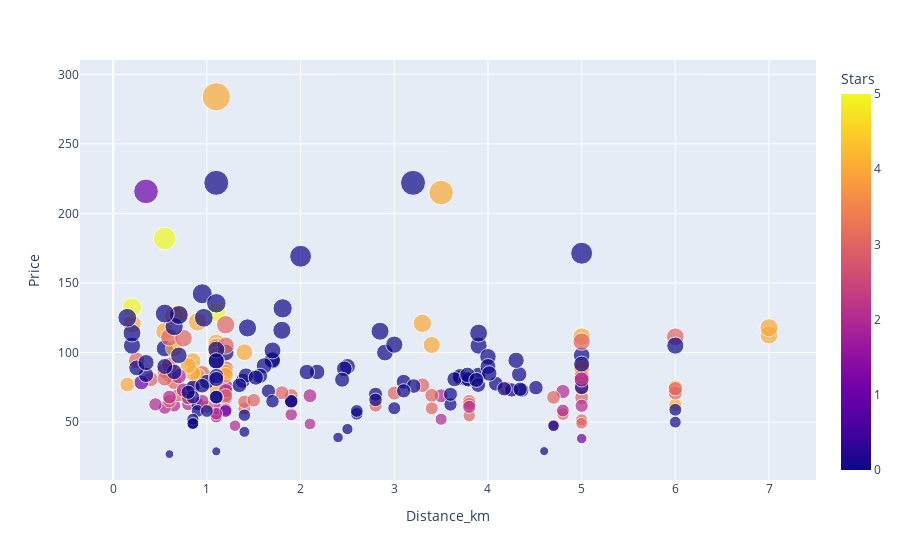

The code cell stored with this chart in its notebook:
### Code cell
import plotly.express as px
#df = px.data.iris()
fig = px.scatter(toulousedf_distance, x="Distance_km", y="Price", color="Stars",
                 size='Price')
fig.show()

### Figure 1 — Plotly figure (JSON) as saved in the notebook; plotly's stock layout.template omitted (floating-point values rounded to 4 significant figures; data arrays with more than 128 entries replaced by an {"elided": "..."} marker saying what was removed)
{"data": [{"hovertemplate": "Distance_km=%{x}<br>Price=%{marker.size}<br>Stars=%{marker.color}<extra></extra>", "legendgroup": "", "marker": {"color": {"elided": "227 int values"}, "coloraxis": "coloraxis", "size": {"elided": "227 float values"}, "sizemode": "area", "sizeref": 0.7095, "symbol": "circle"}, "mode": "markers", "name": "", "orientation": "v", "showlegend": false, "type": "scatter", "x": {"elided": "227 float values"}, "xaxis": "x", "y": {"elided": "227 float values"}, "yaxis": "y"}], "layout": {"coloraxis": {"colorbar": {"title": {"text": "Stars"}}, "colorscale": [[0, "#0d0887"], [0.1111, "#46039f"], [0.2222, "#7201a8"], [0.3333, "#9c179e"], [0.4444, "#bd3786"], [0.5556, "#d8576b"], [0.6667, "#ed7953"], [0.7778, "#fb9f3a"], [0.8889, "#fdca26"], [1, "#f0f921"]]}, "legend": {"itemsizing": "constant", "tracegroupgap": 0}, "margin": {"t": 60}, "xaxis": {"anchor": "y", "domain": [0, 1], "title": {"text": "Distance_km"}}, "yaxis": {"anchor": "x", "domain": [0, 1], "title": {"text": "Price"}}}}
